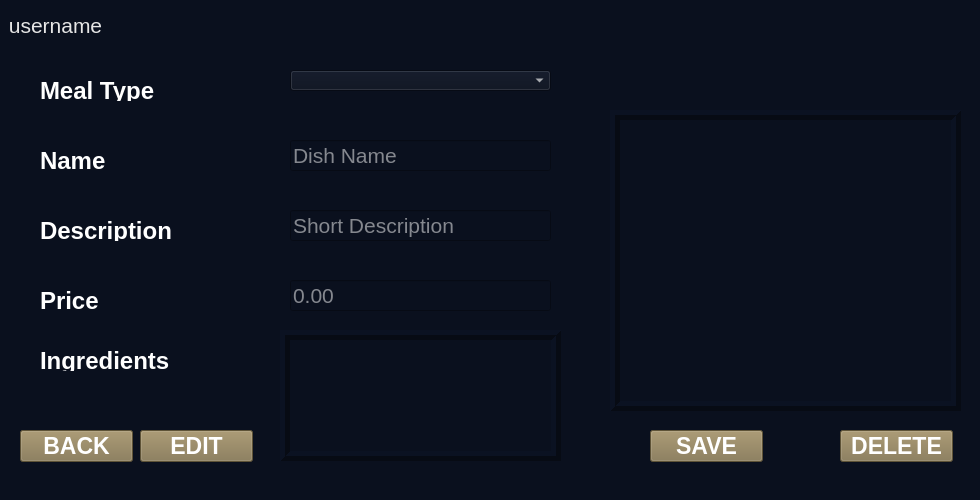
<?xml version="1.0" encoding="UTF-8"?>
<ui version="4.0">
 <class>frmMenu</class>
 <widget class="QMainWindow" name="frmMenu">
  <property name="geometry">
   <rect>
    <x>0</x>
    <y>0</y>
    <width>980</width>
    <height>500</height>
   </rect>
  </property>
  <property name="windowTitle">
   <string>Menu</string>
  </property>
  <property name="styleSheet">
   <string notr="true">background-color: rgb(10, 16, 30);</string>
  </property>
  <widget class="QWidget" name="centralwidget">
   <widget class="QLabel" name="lblLogo">
    <property name="geometry">
     <rect>
      <x>850</x>
      <y>10</y>
      <width>121</width>
      <height>81</height>
     </rect>
    </property>
    <property name="text">
     <string/>
    </property>
    <property name="pixmap">
     <pixmap>../Images/AlaturkaPlain.png</pixmap>
    </property>
    <property name="scaledContents">
     <bool>true</bool>
    </property>
    <property name="alignment">
     <set>Qt::AlignCenter</set>
    </property>
   </widget>
   <widget class="QLabel" name="lblUsername">
    <property name="geometry">
     <rect>
      <x>0</x>
      <y>10</y>
      <width>111</width>
      <height>31</height>
     </rect>
    </property>
    <property name="font">
     <font>
      <pointsize>16</pointsize>
     </font>
    </property>
    <property name="styleSheet">
     <string notr="true">color: rgb(230, 230, 230);</string>
    </property>
    <property name="text">
     <string>username</string>
    </property>
    <property name="alignment">
     <set>Qt::AlignCenter</set>
    </property>
   </widget>
   <widget class="QLineEdit" name="txtDesc">
    <property name="geometry">
     <rect>
      <x>290</x>
      <y>210</y>
      <width>261</width>
      <height>31</height>
     </rect>
    </property>
    <property name="font">
     <font>
      <pointsize>16</pointsize>
     </font>
    </property>
    <property name="styleSheet">
     <string notr="true">color: rgb(255, 255, 255);</string>
    </property>
    <property name="placeholderText">
     <string>Short Description</string>
    </property>
   </widget>
   <widget class="QLabel" name="lblName">
    <property name="geometry">
     <rect>
      <x>40</x>
      <y>150</y>
      <width>161</width>
      <height>21</height>
     </rect>
    </property>
    <property name="font">
     <font>
      <pointsize>18</pointsize>
      <weight>75</weight>
      <bold>true</bold>
     </font>
    </property>
    <property name="styleSheet">
     <string notr="true">color: rgb(255, 255, 255);</string>
    </property>
    <property name="text">
     <string>Name</string>
    </property>
   </widget>
   <widget class="QLineEdit" name="txtName">
    <property name="geometry">
     <rect>
      <x>290</x>
      <y>140</y>
      <width>261</width>
      <height>31</height>
     </rect>
    </property>
    <property name="font">
     <font>
      <pointsize>16</pointsize>
     </font>
    </property>
    <property name="styleSheet">
     <string notr="true">color: rgb(255, 255, 255);</string>
    </property>
    <property name="placeholderText">
     <string>Dish Name</string>
    </property>
   </widget>
   <widget class="QLabel" name="lblPrice">
    <property name="geometry">
     <rect>
      <x>40</x>
      <y>290</y>
      <width>161</width>
      <height>21</height>
     </rect>
    </property>
    <property name="font">
     <font>
      <pointsize>18</pointsize>
      <weight>75</weight>
      <bold>true</bold>
     </font>
    </property>
    <property name="styleSheet">
     <string notr="true">color: rgb(255, 255, 255);</string>
    </property>
    <property name="text">
     <string>Price</string>
    </property>
   </widget>
   <widget class="QListWidget" name="lstMenuView">
    <property name="geometry">
     <rect>
      <x>610</x>
      <y>110</y>
      <width>351</width>
      <height>301</height>
     </rect>
    </property>
    <property name="font">
     <font>
      <pointsize>14</pointsize>
     </font>
    </property>
    <property name="styleSheet">
     <string notr="true">color: rgb(255, 255, 255);</string>
    </property>
    <property name="frameShape">
     <enum>QFrame::Box</enum>
    </property>
    <property name="frameShadow">
     <enum>QFrame::Raised</enum>
    </property>
    <property name="lineWidth">
     <number>5</number>
    </property>
    <property name="editTriggers">
     <set>QAbstractItemView::SelectedClicked</set>
    </property>
    <property name="sortingEnabled">
     <bool>true</bool>
    </property>
   </widget>
   <widget class="QPushButton" name="btnSave">
    <property name="geometry">
     <rect>
      <x>650</x>
      <y>430</y>
      <width>113</width>
      <height>32</height>
     </rect>
    </property>
    <property name="font">
     <font>
      <pointsize>17</pointsize>
      <weight>75</weight>
      <bold>true</bold>
     </font>
    </property>
    <property name="styleSheet">
     <string notr="true">color: rgb(255, 255, 255);
background-color: rgb(132, 116, 77);</string>
    </property>
    <property name="text">
     <string>SAVE</string>
    </property>
   </widget>
   <widget class="QLineEdit" name="txtPrice">
    <property name="geometry">
     <rect>
      <x>290</x>
      <y>280</y>
      <width>261</width>
      <height>31</height>
     </rect>
    </property>
    <property name="font">
     <font>
      <pointsize>16</pointsize>
     </font>
    </property>
    <property name="styleSheet">
     <string notr="true">color: rgb(255, 255, 255);</string>
    </property>
    <property name="placeholderText">
     <string>0.00</string>
    </property>
   </widget>
   <widget class="QComboBox" name="cmbMealType">
    <property name="geometry">
     <rect>
      <x>290</x>
      <y>70</y>
      <width>261</width>
      <height>21</height>
     </rect>
    </property>
    <property name="font">
     <font>
      <pointsize>16</pointsize>
     </font>
    </property>
    <property name="acceptDrops">
     <bool>false</bool>
    </property>
    <property name="styleSheet">
     <string notr="true">color: rgb(255, 255, 255);
selection-background-color: rgb(115, 10, 202);</string>
    </property>
    <property name="currentText">
     <string/>
    </property>
    <property name="frame">
     <bool>true</bool>
    </property>
   </widget>
   <widget class="QPushButton" name="btnDelete">
    <property name="geometry">
     <rect>
      <x>840</x>
      <y>430</y>
      <width>113</width>
      <height>32</height>
     </rect>
    </property>
    <property name="font">
     <font>
      <pointsize>17</pointsize>
      <weight>75</weight>
      <bold>true</bold>
     </font>
    </property>
    <property name="styleSheet">
     <string notr="true">color: rgb(255, 255, 255);
background-color: rgb(132, 116, 77);</string>
    </property>
    <property name="text">
     <string>DELETE</string>
    </property>
   </widget>
   <widget class="QLabel" name="lblDesc">
    <property name="geometry">
     <rect>
      <x>40</x>
      <y>220</y>
      <width>161</width>
      <height>21</height>
     </rect>
    </property>
    <property name="font">
     <font>
      <pointsize>18</pointsize>
      <weight>75</weight>
      <bold>true</bold>
     </font>
    </property>
    <property name="styleSheet">
     <string notr="true">color: rgb(255, 255, 255);</string>
    </property>
    <property name="text">
     <string>Description</string>
    </property>
   </widget>
   <widget class="QLabel" name="lblMealType">
    <property name="geometry">
     <rect>
      <x>40</x>
      <y>80</y>
      <width>161</width>
      <height>21</height>
     </rect>
    </property>
    <property name="font">
     <font>
      <pointsize>18</pointsize>
      <weight>75</weight>
      <bold>true</bold>
     </font>
    </property>
    <property name="styleSheet">
     <string notr="true">color: rgb(255, 255, 255);</string>
    </property>
    <property name="text">
     <string>Meal Type</string>
    </property>
   </widget>
   <widget class="QPushButton" name="btnBack">
    <property name="geometry">
     <rect>
      <x>20</x>
      <y>430</y>
      <width>113</width>
      <height>32</height>
     </rect>
    </property>
    <property name="font">
     <font>
      <pointsize>17</pointsize>
      <weight>75</weight>
      <bold>true</bold>
     </font>
    </property>
    <property name="styleSheet">
     <string notr="true">color: rgb(255, 255, 255);
background-color: rgb(132, 116, 77);</string>
    </property>
    <property name="text">
     <string>BACK</string>
    </property>
   </widget>
   <widget class="QLabel" name="lblIngredients">
    <property name="geometry">
     <rect>
      <x>40</x>
      <y>350</y>
      <width>161</width>
      <height>21</height>
     </rect>
    </property>
    <property name="font">
     <font>
      <pointsize>18</pointsize>
      <weight>75</weight>
      <bold>true</bold>
     </font>
    </property>
    <property name="styleSheet">
     <string notr="true">color: rgb(255, 255, 255);</string>
    </property>
    <property name="text">
     <string>Ingredients</string>
    </property>
   </widget>
   <widget class="QListWidget" name="lstIngredientsView">
    <property name="geometry">
     <rect>
      <x>280</x>
      <y>330</y>
      <width>281</width>
      <height>131</height>
     </rect>
    </property>
    <property name="font">
     <font>
      <pointsize>14</pointsize>
     </font>
    </property>
    <property name="styleSheet">
     <string notr="true">color: rgb(255, 255, 255);
selection-background-color: rgb(115, 10, 202);</string>
    </property>
    <property name="frameShape">
     <enum>QFrame::Box</enum>
    </property>
    <property name="frameShadow">
     <enum>QFrame::Raised</enum>
    </property>
    <property name="lineWidth">
     <number>5</number>
    </property>
    <property name="editTriggers">
     <set>QAbstractItemView::SelectedClicked</set>
    </property>
    <property name="selectionMode">
     <enum>QAbstractItemView::MultiSelection</enum>
    </property>
    <property name="sortingEnabled">
     <bool>true</bool>
    </property>
   </widget>
   <widget class="QPushButton" name="btnEdit">
    <property name="geometry">
     <rect>
      <x>140</x>
      <y>430</y>
      <width>113</width>
      <height>32</height>
     </rect>
    </property>
    <property name="font">
     <font>
      <pointsize>17</pointsize>
      <weight>75</weight>
      <bold>true</bold>
     </font>
    </property>
    <property name="styleSheet">
     <string notr="true">color: rgb(255, 255, 255);
background-color: rgb(132, 116, 77);</string>
    </property>
    <property name="text">
     <string>EDIT</string>
    </property>
   </widget>
  </widget>
  <widget class="QStatusBar" name="statusbar"/>
 </widget>
 <resources/>
 <connections/>
</ui>
